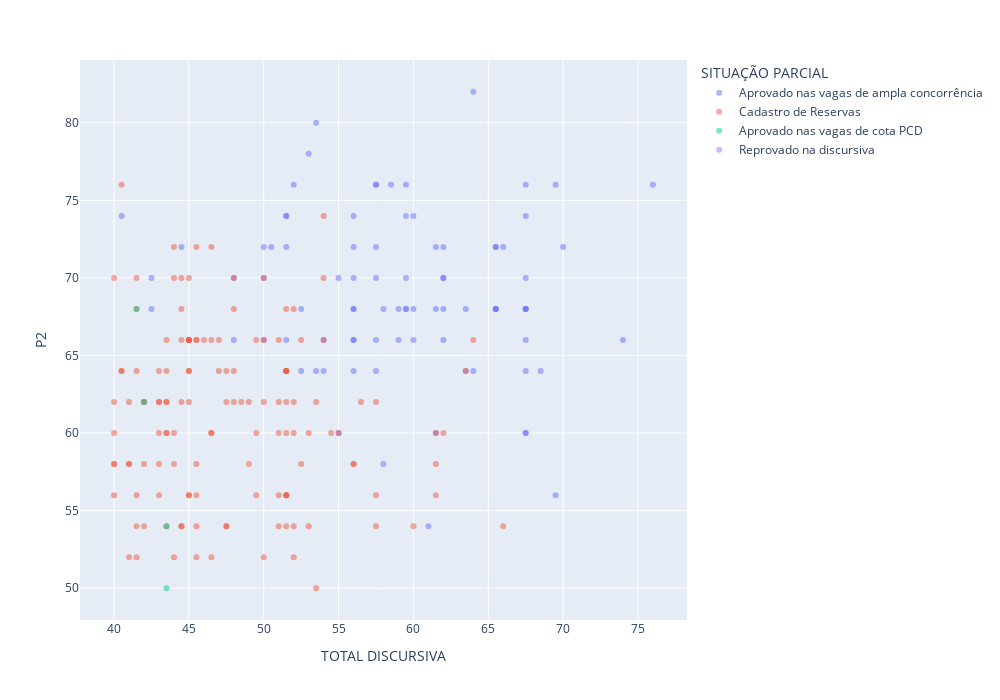

Notebook code for this chart:
### Code cell
import matplotlib.pyplot as plt
import plotly.express as px

v1 = 'TOTAL DISCURSIVA'
v2 = 'P2'
# Plotar o gráfico de dispersão
# plt.scatter(resultado_preliminar_ordenado[v1], resultado_preliminar_ordenado[v2])

fig = px.scatter(resultado_preliminar_ordenado, x=v1, y=v2, color='SITUAÇÃO PARCIAL', opacity=0.5)

fig.update_layout(width=1000, height=700)

fig.show()

### Figure 1 — Plotly figure (JSON) as saved in the notebook; plotly's stock layout.template omitted (floating-point values rounded to 4 significant figures; data arrays with more than 128 entries replaced by an {"elided": "..."} marker saying what was removed)
{"data": [{"hovertemplate": "SITUAÇÃO PARCIAL=Aprovado nas vagas de ampla concorrência<br>TOTAL DISCURSIVA=%{x}<br>P2=%{y}<extra></extra>", "legendgroup": "Aprovado nas vagas de ampla concorrência", "marker": {"color": "#636efa", "opacity": 0.5, "symbol": "circle"}, "mode": "markers", "name": "Aprovado nas vagas de ampla concorrência", "orientation": "v", "showlegend": true, "type": "scatter", "x": [64, 67.5, 65.5, 76, 65.5, 74, 70, 60, 67.5, 65.5, 67.5, 59.5, 53, 57.5, 62, 57.5, 66, 58.5, 61.5, 57.5, 56, 69.5, 67.5, 67.5, 59.5, 53.5, 67.5, 57.5, 62, 63.5, 62, 56, 65.5, 59.5, 58, 57.5, 62, 52, 68.5, 67.5, 63.5, 59.5, 51.5, 59.5, 65.5, 57.5, 52.5, 62, 59, 56, 56, 55, 67.5, 40.5, 50, 50, 48, 69.5, 51.5, 44.5, 64, 56, 54, 51.5, 42.5, 58, 56, 67.5, 50.5, 42.5, 59, 55, 61.5, 60, 48, 52.5, 51.5, 50, 61.5, 53.5, 60, 56, 61, 56, 67.5, 54], "xaxis": "x", "y": [82, 76, 72, 76, 72, 66, 72, 74, 70, 68, 68, 76, 78, 76, 68, 72, 72, 76, 72, 70, 74, 76, 68, 64, 70, 80, 66, 76, 70, 68, 66, 64, 68, 74, 68, 64, 70, 76, 64, 74, 64, 68, 74, 68, 68, 66, 68, 72, 66, 70, 66, 60, 68, 74, 72, 66, 70, 56, 72, 72, 64, 68, 66, 74, 70, 58, 68, 60, 72, 68, 68, 70, 60, 66, 66, 64, 66, 70, 68, 64, 68, 72, 54, 66, 60, 64], "yaxis": "y"}, {"hovertemplate": "SITUAÇÃO PARCIAL=Cadastro de Reservas<br>TOTAL DISCURSIVA=%{x}<br>P2=%{y}<extra></extra>", "legendgroup": "Cadastro de Reservas", "marker": {"color": "#EF553B", "opacity": 0.5, "symbol": "circle"}, "mode": "markers", "name": "Cadastro de Reservas", "orientation": "v", "showlegend": true, "type": "scatter", "x": {"elided": "136 float values"}, "xaxis": "x", "y": {"elided": "136 int values"}, "yaxis": "y"}, {"hovertemplate": "SITUAÇÃO PARCIAL=Aprovado nas vagas de cota PCD<br>TOTAL DISCURSIVA=%{x}<br>P2=%{y}<extra></extra>", "legendgroup": "Aprovado nas vagas de cota PCD", "marker": {"color": "#00cc96", "opacity": 0.5, "symbol": "circle"}, "mode": "markers", "name": "Aprovado nas vagas de cota PCD", "orientation": "v", "showlegend": true, "type": "scatter", "x": [41.5, 42, 43.5, 43.5], "xaxis": "x", "y": [68, 62, 54, 50], "yaxis": "y"}, {"hovertemplate": "SITUAÇÃO PARCIAL=Reprovado na discursiva<br>TOTAL DISCURSIVA=%{x}<br>P2=%{y}<extra></extra>", "legendgroup": "Reprovado na discursiva", "marker": {"color": "#ab63fa", "opacity": 0.5, "symbol": "circle"}, "mode": "markers", "name": "Reprovado na discursiva", "orientation": "v", "showlegend": true, "type": "scatter", "x": {"elided": "402 null values"}, "xaxis": "x", "y": {"elided": "402 int values"}, "yaxis": "y"}], "layout": {"height": 700, "legend": {"title": {"text": "SITUAÇÃO PARCIAL"}, "tracegroupgap": 0}, "margin": {"t": 60}, "width": 1000, "xaxis": {"anchor": "y", "domain": [0, 1], "title": {"text": "TOTAL DISCURSIVA"}}, "yaxis": {"anchor": "x", "domain": [0, 1], "title": {"text": "P2"}}}}
